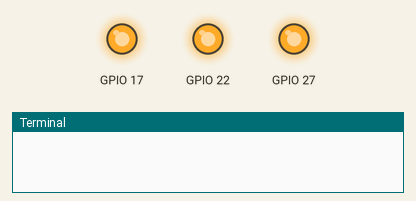
A program run on a simulated Raspberry Pi (BCM pin numbers). Shown: output pins drawn as LEDs (lit = HIGH), the last lines printed to the terminal. Pins used as bus, display or sensor lines are not drawn. At 6.0 s the program stops and its outputs stay as they are.

Above: at 0.1 s.
At 3.1 s:
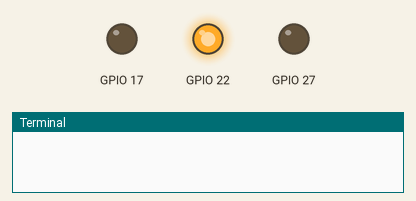
At 6.1 s:
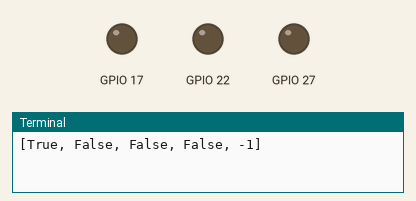
Timing chart, 0 to 7.5 s (numbered marks = the images above):
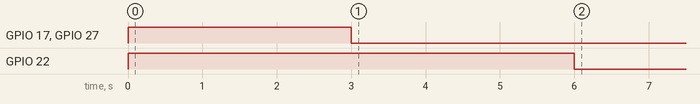

The program:

GpioManager.py
```python
# (licence header left out)
try:
    import RPi.GPIO as GPIO
except RuntimeError:
    print("Rpi.GPIO not installed")

from time import sleep as sleep


class GpioManager:
    """
        Class to handle GPIO pins on Rasberry based on RPi.GPIO library.
    """

    def __init__(self):
        """

        """
        GPIO.setwarnings(False)
        GPIO.setmode(GPIO.BCM)
        self.channels = []
        self.gpioIds = []
        # configure it according your needs
        self.ON = GPIO.LOW
        self.OFF = GPIO.HIGH

    def getchannel(self, channelid: str) -> int:
        """
        :param channelid: logic name of channel e.g. PIPE-1
        :return: index of channel in the list or -1 if it doesn't exist
        :rtype: integer
        """
        try:
            index = self.channels.index(channelid)
            return index
        except ValueError:
            return -1

    def addoutputchannel(self, channelid: str, gpioid: int):
        """
        :purpose: Configure GPIO pin as OUTPUT and define mapping for GPIO pin.
                  We can reconfigure GPIO pins but keep same channel names.
        :param channelid: Logic name of GPIO pin e.g. PIPE-1
        :param gpioid: BCM codification of GPIO pin
        :return: None
        :rtype: None
        """
        if self.getchannel(channelid) < 0:
            self.channels.append(channelid)
            self.gpioIds.append(gpioid)
            GPIO.setup(gpioid, GPIO.OUT,pull_up_down=GPIO.PUD_OFF,initial=1)

    def switchoff(self, channel: str) -> bool:
        """ On SSR GPIO.HIGH open the channel => Power Off
        :param channel: Logic name of GPIO pin e.g. PIPE-1
        :return: true if succeed, false if channel is not defined.
        """
        index = self.getchannel(channel)
        if index >= 0:
            GPIO.output(self.gpioIds[index], self.OFF)
            return True
        else:
            return False

    def switchonbulk(self, channellist, ptime=0):
        """

        :param channellist: list of Logic name of GPIO pin e.g ["PIPE-1","PIPE-2"]
        :param ptime: time to keep channels on. 0 means always.
        :return: None
        """
        for channel in channellist:
            self.switchon(channel)
        if ptime > 0:
            sleep(ptime)
            for channel in channellist:
                self.switchoff(channel)

    def switchon(self, channel, ptime=0):
        """ On SSR GPIO.Low close the channel => Power On
        :param channel:
        :param ptime:
        :return:
        """
        index = self.getchannel(channel)
        if index >= 0:
            GPIO.output(self.gpioIds[index], self.ON)
            if ptime > 0:
                sleep(ptime)
                self.switchoff(self.gpioIds[index])
            return True
        else:
            return False

    def state(self):
        """ On SSR status true means Power On
        :return: list of GPIO states
        """
        states = []
        for channel in self.channels:
            index = self.getchannel(channel)
            if index >= 0:
                if GPIO.input(self.gpioIds[index]) == self.ON:
                    states.append(True)
                else:
                    states.append(False)
        else:
            # Channel not defined
            states.append(-1)
        return states

    def shutdown(self):
        """

        """
        # switch off all configured ports
        # clean
        try:
            for channel in self.gpioIds:
                self.switchoff(channel)
            GPIO.cleanup()
        except (RuntimeError, RuntimeWarning):
            print("Error while shutting down!")

if __name__ == "__main__":
    a = GpioManager()
    a.addoutputchannel("Pipe-1", 4)
    a.addoutputchannel("Pipe-2", 17)
    a.addoutputchannel("Main Terrace Lights", 27)
    a.addoutputchannel("Secondary Terrace Lights", 22)
    a.switchon("Pipe-1", 3)
    a.switchonbulk(["Pipe-1", "Pipe-2", "Main Terrace Lights"], 3)
    a.switchon("Pipe-1")
    print(a.state())
    a.shutdown()
```
